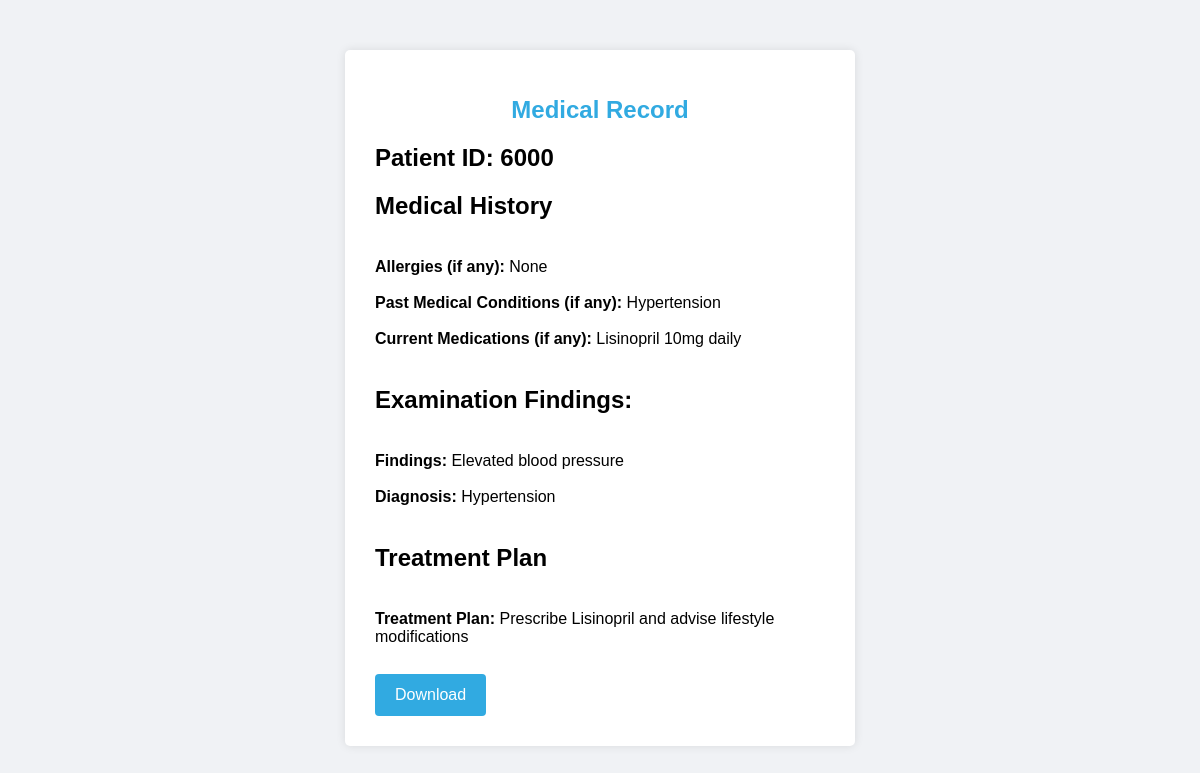
The page /viewmedicalrecord.php?recordid=1 on the database its author committed.
### tables this page shows
CREATE TABLE IF NOT EXISTS `medicalrecord` (
  `recordid` int(11) NOT NULL,
  `id` int(11) NOT NULL,
  `allergies` text,
  `pastmed` text,
  `currentmed` text,
  `findings` text,
  `diagnosis` text,
  `treatment` text,
  `seenbypatient` tinyint(1) NOT NULL,
  PRIMARY KEY (`recordid`),
  KEY `id` (`id`)
);

### viewmedicalrecord.php (the view, shortened to what this page needs)
<!DOCTYPE html>
<html lang="en">
<head>
</head>
<body>
  <div class="container">
    <h1>Medical Record</h1>
    <?php
  $servername = "localhost";
  $username = "root";
  $password = "";
  $database = "clinic";
  $conn = new mysqli($servername, $username, $password, $database, "3308");
  $recordid = isset($_GET["recordid"]) ? $_GET["recordid"] : null;
  if ($recordid) {
    $sql = "SELECT * FROM medicalrecord WHERE recordid = '$recordid'";
    $result = $conn->query($sql);
    if ($result->num_rows > 0) {
      $row = $result->fetch_assoc();
      echo "<h2>Patient ID: " . $row["id"] . "</h2>";
      echo "<h2>Medical History </h2><br>";
      echo "<b>Allergies (if any):</b> " . $row["allergies"] . "<br><br>";
      echo "<b>Past Medical Conditions (if any): </b>" . $row["pastmed"] . "<br><br>";
      echo "<b>Current Medications (if any):</b> " . $row["currentmed"] . "<br><br>";
      echo "<h2>Examination Findings: </h2><br>";
      echo "<b>Findings: </b>" . $row["findings"] . "<br><br>";
      echo "<b>Diagnosis: </b>" . $row["diagnosis"] . "<br><br>";
      echo "<h2>Treatment Plan </h2><br>";
      echo "<b>Treatment Plan: </b>" . $row["treatment"] . "<br><br>";
      echo "<form action='download.php' method='post'>";
      echo "<button type='submit'>Download</button>";
      echo "</form>";
    } else {
      echo "No medical record found for ID: " . $recordid;
    }
  } else {
    echo "<p>Error: Missing recordid parameter.</p>";
  }
  ?>
  </div>
</body>
</html>

### viewmedicalrecord.php (style rules this page uses)
body { font-family: Arial, sans-serif; background-color: #f0f2f5; }
.container { width: 450px; margin: 50px auto; border-radius: 5px; background-color: #fff; box-shadow: 0 0 10px rgba(0, 0, 0, 0.1); padding: 30px; }
h1 { text-align: center; margin-bottom: 20px; color: #31aae1; font-size: 24px; }
button[type="submit"] { background-color: #31aae1; border: none; color: white; padding: 12px 20px; text-align: center; text-decoration: none; display: inline-block; font-size: 16px; margin-top: 10px; cursor: pointer; border-radius: 4px; }

### rows shown on the page
medicalrecord: id "6000", allergies "None", pastmed "Hypertension", currentmed "Lisinopril 10mg daily", findings "Elevated blood pressure", diagnosis "Hypertension", treatment "Prescribe Lisinopril and advise lifestyle modifications"
